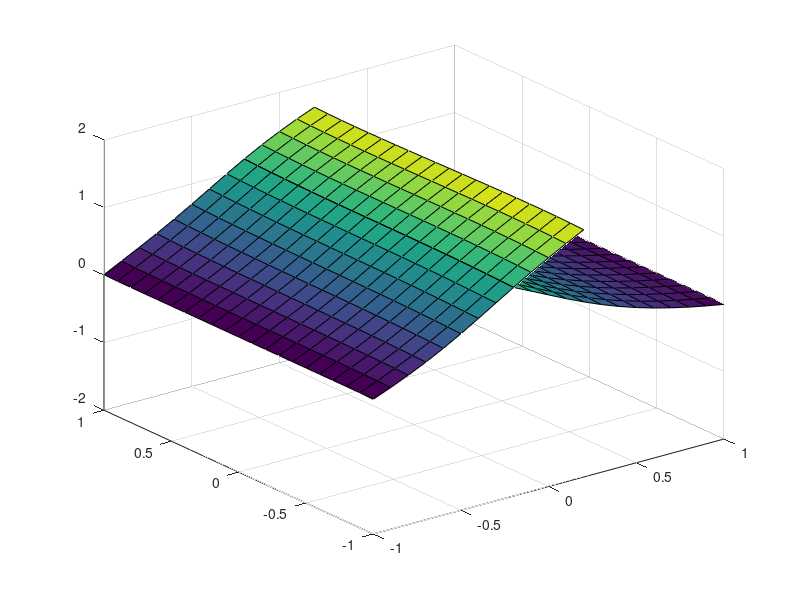

This chart was generated by the following MATLAB code:
%% Movies
% This run file creates movies of the various experiments:
%  - 2D course discretization in y, cycle of u1 and u2
%  - 2D damped diffusivity, cycle of u1 and u2
%  - 2D perturbed Neumann BCs, cycle of u1 and u2
%  - 1D?

%% 2D, course y-discretization

% Grid
nx = 21; ny = 4;
a  =-0.2;
b  = 0.2;
x  = linspace(-1,1,nx)';
y  = linspace(-1,1,ny)';
h  = x(2) - x(1);
hy = y(2) - y(1);
dx = 1./h;
dy = 1./hy;
x1 = x(x<=b); b = x1(end);
x2 = x(x>=a); a = x2(1);
l1 = length(x1); l2 = length(x2);
ind1 = 1:l1; ind1 = ind1(abs(x1-a)<=(h+2*eps));
ind2 = 1:l2; ind2 = ind2(abs(x2-b)<=(h+2*eps));

% Diff. mat.
I1 = speye(l1); I1int = I1; I1int(1) = 0; I1int(end) = 0;
D1 = ones(l1,1);
D1 = dx^2 * [ D1, -2*D1, D1 ];
D1 = spdiags(D1,[-1,0,1],l1,l1);
I2 = speye(l2); I2int = I2; I2int(1) = 0; I2int(end) = 0;
D2 = ones(l2,1);
D2 = dx^2 * [ D2, -2*D2, D2 ];
D2 = spdiags(D2,[-1,0,1],l2,l2);

II = speye(ny); IIint = II; IIint(1) = 0; IIint(end) = 0;
DD = ones(ny,1);
DD = dy^2 * [ DD, -2*DD, DD ];
DD = spdiags(DD,[-1,0,1],ny,ny);

% BC parameters
a1 = 0; b1 = 1;
a2 = 0; b2 = 1;
c1 = 0; d1 = 1; BC1 = sparse([1,1,1],ind1,[-c1*dx, d1, c1*dx],1,l1);
c2 = 0; d2 = 1; BC2 = sparse([1,1,1],ind2,[-c2*dx, d2, c2*dx],1,l2);
BCL= zeros(1,ny-2);
BCR= zeros(1,ny-2);

% Jacobian BCs
J1BC = sparse([1,1,1,2,2,2],[1,2,3,l1-2,l1-1,l1],...
    [-3*a1/(2*h) + b1,4*a1/(2*h),-a1/(2*h),c1/(2*h),-4*c1/(2*h),3*c1/(2*h)+d1],2,l1);
J2BC = sparse([1,1,1,2,2,2],[1,2,3,l2-2,l2-1,l2],...
    [-3*c2/(2*h) + d2,4*c2/(2*h),-c2/(2*h),a2/(2*h),-4*a2/(2*h),3*a2/(2*h)+b2],2,l2);
DDBC = [II(1,:) ; II(end,:)]; % Dirichlet BCs in y
D1 = [J1BC(1,:) ; D1(2:end-1,:) ; J1BC(2,:)];
D2 = [J2BC(1,:) ; D2(2:end-1,:) ; J2BC(2,:)];
DD = [DDBC(1,:) ; DD(2:end-1,:) ; DDBC(2,:)];

% Laplacian
Lap1 = kron(IIint,D1) + kron(DD,I1int) + kron((II-IIint)*DD,I1-I1int);
Lap2 = kron(IIint,D2) + kron(DD,I2int) + kron((II-IIint)*DD,I2-I2int);
ind1x= kron(IIint,I1-I1int)* ones(ny*l1,1) == 1;
ind1y= kron(II-IIint,   I1)* ones(ny*l1,1) == 1;
ind2x= kron(IIint,I2-I2int)* ones(ny*l2,1) == 1;
ind2y= kron(II-IIint,   I2)* ones(ny*l2,1) == 1;

% Problem parameters
C = 7.70315;
F = @(x) sin(C*x);
Fp= @(x) C*cos(C*x);
fx  = -16.6382*ones(1,ny-2);
gam = zeros(1,64);
nonlinsolves = 10;
stab= 50;

Frames(64) = struct('cdata',[],'colormap',[]);

u1 = zeros(l1,ny);
u2 = zeros(l2,ny);
u2b= fx;
u2bold = u2b;
for iter = 1:(stab+64)
    % Step 1: solve u in first domain
    for i = 1:nonlinsolves
        J1        = Fp(u1(:));
        J1(ind1x) = 0; J1(ind1y) = 0;
        J1        = Lap1 - spdiags(J1,0,l1*ny,l1*ny);
        F1        = Lap1*u1(:) - F(u1(:));
        BCy1      =(DDBC * u1')';
        BCx1      = J1BC * u1(:,2:end-1) - [ BCL ; u2b ];
        F1(ind1x) = BCx1(:); F1(ind1y) = BCy1(:);
        u1(:)     = u1(:) - J1 \ F1;
    end
    u1a= BC1 * u1; u1a = u1a(2:end-1);

    % Step 2: solve u in second domain
    for i = 1:nonlinsolves
        J2        = Fp(u2(:));
        J2(ind2x) = 0; J2(ind2y) = 0;
        J2        = Lap2 - spdiags(J2,0,l2*ny,l2*ny);
        F2        = Lap2*u2(:) - F(u2(:));
        BCy2      =(DDBC * u2')';
        BCx2      = J2BC * u2(:,2:end-1) - [ u1a ; BCR ];
        F2(ind2x) = BCx2(:); F2(ind2y) = BCy2(:);
        u2(:)     = u2(:) - J2 \ F2;
    end
    u2b = BC2 * u2; u2b = u2b(2:end-1);

    % Preconditioning with Newton
    % Step 3: solve g in first domain
    dF1= Fp(u1(:)); dF1(ind1x) = 0; dF1(ind1y) = 0;
    dF1= Lap1 - spdiags(dF1,0,l1*ny,l1*ny);
    g1 = dF1 \ kron(IIint,[ zeros(l1-1,1); 1]);
    g1a= kron(IIint,BC1) * g1;

    % Step 4: solve g in second domain
    dF2= Fp(u2(:)); dF2(ind2x) = 0; dF2(ind2y) = 0;
    dF2= Lap2 - spdiags(dF2,0,l2*ny,l2*ny);
    g2 = dF2 \ kron(IIint,[ 1; zeros(l2-1,1)]);
    g2b= kron(IIint,BC2) * g2; g2b = g2b * g1a - II; g2b = g2b(2:end-1,2:end-1);

    % Step 5: update u2b
    u2b = u2bold - ( g2b \ (u2b' - u2bold') )';
    u2bold= u2b;

    if iter > stab
        gam(1,iter-stab) = norm(u2b);
%             gam(k,iter-stab) = u2b(1);

        surf(x1,y,u1')
        hold on
        surf(x2,y,u2')
        hold off
        axis([-1,1,-1,1,-20,20])
        drawnow
        Frames(iter-stab) = getframe;
    end

end

%% 2D, damped diffusivity

% Grid
nx = 21; ny = nx;
a  =-0.2;
b  = 0.2;
x  = linspace(-1,1,nx)';
y  = linspace(-1,1,ny)';
h  = x(2) - x(1);
hy = y(2) - y(1);
dx = 1./h;
dy = 1./hy;
x1 = x(x<=b); b = x1(end);
x2 = x(x>=a); a = x2(1);
l1 = length(x1); l2 = length(x2);
ind1 = 1:l1; ind1 = ind1(abs(x1-a)<=(h+2*eps));
ind2 = 1:l2; ind2 = ind2(abs(x2-b)<=(h+2*eps));

% Diff. mat.
I1 = speye(l1); I1int = I1; I1int(1) = 0; I1int(end) = 0;
D1 = ones(l1,1);
D1 = dx^2 * [ D1, -2*D1, D1 ];
D1 = spdiags(D1,[-1,0,1],l1,l1);
I2 = speye(l2); I2int = I2; I2int(1) = 0; I2int(end) = 0;
D2 = ones(l2,1);
D2 = dx^2 * [ D2, -2*D2, D2 ];
D2 = spdiags(D2,[-1,0,1],l2,l2);

epsilon = 1e-5;
II = speye(ny); IIint = II; IIint(1) = 0; IIint(end) = 0;
DD = epsilon * ones(ny,1); % perturbed y derivatives
DD = dy^2 * [ DD, -2*DD, DD ];
DD = spdiags(DD,[-1,0,1],ny,ny);

% BC parameters
a1 = 0; b1 = 1;
a2 = 0; b2 = 1;
c1 = 0; d1 = 1; BC1 = sparse([1,1,1],ind1,[-c1*dx, d1, c1*dx],1,l1);
c2 = 0; d2 = 1; BC2 = sparse([1,1,1],ind2,[-c2*dx, d2, c2*dx],1,l2);
BCL= zeros(1,ny-2);
BCR= zeros(1,ny-2);

% Jacobian BCs
J1BC = sparse([1,1,1,2,2,2],[1,2,3,l1-2,l1-1,l1],...
    [-3*a1/(2*h) + b1,4*a1/(2*h),-a1/(2*h),c1/(2*h),-4*c1/(2*h),3*c1/(2*h)+d1],2,l1);
J2BC = sparse([1,1,1,2,2,2],[1,2,3,l2-2,l2-1,l2],...
    [-3*c2/(2*h) + d2,4*c2/(2*h),-c2/(2*h),a2/(2*h),-4*a2/(2*h),3*a2/(2*h)+b2],2,l2);
DDBC = [II(1,:) ; II(end,:)]; % Dirichlet BCs in y
D1 = [J1BC(1,:) ; D1(2:end-1,:) ; J1BC(2,:)];
D2 = [J2BC(1,:) ; D2(2:end-1,:) ; J2BC(2,:)];
DD = [DDBC(1,:) ; DD(2:end-1,:) ; DDBC(2,:)];

% Laplacian
Lap1 = kron(IIint,D1) + kron(DD,I1int) + kron((II-IIint)*DD,I1-I1int);
Lap2 = kron(IIint,D2) + kron(DD,I2int) + kron((II-IIint)*DD,I2-I2int);
ind1x= kron(IIint,I1-I1int)* ones(ny*l1,1) == 1;
ind1y= kron(II-IIint,   I1)* ones(ny*l1,1) == 1;
ind2x= kron(IIint,I2-I2int)* ones(ny*l2,1) == 1;
ind2y= kron(II-IIint,   I2)* ones(ny*l2,1) == 1;

% Problem parameters
C = 3.6;
F = @(x) sin(C*x);
Fp= @(x) C*cos(C*x);
fx  = -1.65*ones(1,ny-2);
gam = zeros(1,64);
nonlinsolves = 10;
stab= 50;

Frames(64) = struct('cdata',[],'colormap',[]);

u1 = zeros(l1,ny);
u2 = zeros(l2,ny);
u2b= fx;
u2bold = u2b;
for iter = 1:(stab+64)
    % Step 1: solve u in first domain
    for i = 1:nonlinsolves
        J1        = Fp(u1(:));
        J1(ind1x) = 0; J1(ind1y) = 0;
        J1        = Lap1 - spdiags(J1,0,l1*ny,l1*ny);
        F1        = Lap1*u1(:) - F(u1(:));
        BCy1      =(DDBC * u1')';
        BCx1      = J1BC * u1(:,2:end-1) - [ BCL ; u2b ];
        F1(ind1x) = BCx1(:); F1(ind1y) = BCy1(:);
        u1(:)     = u1(:) - J1 \ F1;
    end
    u1a= BC1 * u1; u1a = u1a(2:end-1);

    % Step 2: solve u in second domain
    for i = 1:nonlinsolves
        J2        = Fp(u2(:));
        J2(ind2x) = 0; J2(ind2y) = 0;
        J2        = Lap2 - spdiags(J2,0,l2*ny,l2*ny);
        F2        = Lap2*u2(:) - F(u2(:));
        BCy2      =(DDBC * u2')';
        BCx2      = J2BC * u2(:,2:end-1) - [ u1a ; BCR ];
        F2(ind2x) = BCx2(:); F2(ind2y) = BCy2(:);
        u2(:)     = u2(:) - J2 \ F2;
    end
    u2b = BC2 * u2; u2b = u2b(2:end-1);

    % Preconditioning with Newton
    % Step 3: solve g in first domain
    dF1= Fp(u1(:)); dF1(ind1x) = 0; dF1(ind1y) = 0;
    dF1= Lap1 - spdiags(dF1,0,l1*ny,l1*ny);
    g1 = dF1 \ kron(IIint,[ zeros(l1-1,1); 1]);
    g1a= kron(IIint,BC1) * g1;

    % Step 4: solve g in second domain
    dF2= Fp(u2(:)); dF2(ind2x) = 0; dF2(ind2y) = 0;
    dF2= Lap2 - spdiags(dF2,0,l2*ny,l2*ny);
    g2 = dF2 \ kron(IIint,[ 1; zeros(l2-1,1)]);
    g2b= kron(IIint,BC2) * g2; g2b = g2b * g1a - II; g2b = g2b(2:end-1,2:end-1);

    % Step 5: update u2b
    u2b = u2bold - ( g2b \ (u2b' - u2bold') )';
    u2bold= u2b;

    if iter > stab
        gam(1,iter-stab) = norm(u2b);
%             gam(k,iter-stab) = u2b(1);

        surf(x1,y,u1')
        hold on
        surf(x2,y,u2')
        hold off
        axis([-1,1,-1,1,-2,2])
        drawnow
        Frames(iter-stab) = getframe;
    end

end

%% 2D, perturbed Neumann BCs

% Grid
nx = 21; ny = nx;
a  =-0.2;
b  = 0.2;
x  = linspace(-1,1,nx)';
y  = linspace(-1,1,ny)';
h  = x(2) - x(1);
hy = y(2) - y(1);
dx = 1./h;
dy = 1./hy;
x1 = x(x<=b); b = x1(end);
x2 = x(x>=a); a = x2(1);
l1 = length(x1); l2 = length(x2);
ind1 = 1:l1; ind1 = ind1(abs(x1-a)<=(h+2*eps));
ind2 = 1:l2; ind2 = ind2(abs(x2-b)<=(h+2*eps));

% Diff. mat.
I1 = speye(l1); I1int = I1; I1int(1) = 0; I1int(end) = 0;
D1 = ones(l1,1);
D1 = dx^2 * [ D1, -2*D1, D1 ];
D1 = spdiags(D1,[-1,0,1],l1,l1);
I2 = speye(l2); I2int = I2; I2int(1) = 0; I2int(end) = 0;
D2 = ones(l2,1);
D2 = dx^2 * [ D2, -2*D2, D2 ];
D2 = spdiags(D2,[-1,0,1],l2,l2);

pert = 1e-1;
II = speye(ny); IIint = II; IIint(1) = 0; IIint(end) = 0;
DD = ones(ny,1);
DD = dy^2 * [ DD, -2*DD, DD ];
DD = spdiags(DD,[-1,0,1],ny,ny);

% BC parameters
a1 = 0; b1 = 1;
a2 = 0; b2 = 1;
c1 = 0; d1 = 1; BC1 = sparse([1,1,1],ind1,[-c1*dx, d1, c1*dx],1,l1);
c2 = 0; d2 = 1; BC2 = sparse([1,1,1],ind2,[-c2*dx, d2, c2*dx],1,l2);
BCL= zeros(1,ny-2);
BCR= zeros(1,ny-2);

% Jacobian BCs
J1BC = sparse([1,1,1,2,2,2],[1,2,3,l1-2,l1-1,l1],...
    [-3*a1/(2*h) + b1,4*a1/(2*h),-a1/(2*h),c1/(2*h),-4*c1/(2*h),3*c1/(2*h)+d1],2,l1);
J2BC = sparse([1,1,1,2,2,2],[1,2,3,l2-2,l2-1,l2],...
    [-3*c2/(2*h) + d2,4*c2/(2*h),-c2/(2*h),a2/(2*h),-4*a2/(2*h),3*a2/(2*h)+b2],2,l2);
DDBC = sparse([1,1,1,2,2,2],[1,2,3,nx-2,nx-1,nx],...
    0.5 * dx * [-3, 4, -1, 1, -4, 3],2,nx);
D1 = [J1BC(1,:) ; D1(2:end-1,:) ; J1BC(2,:)];
D2 = [J2BC(1,:) ; D2(2:end-1,:) ; J2BC(2,:)];
DD = [DDBC(1,:) ; DD(2:end-1,:) ; DDBC(2,:)];

% Laplacian
Lap1 = kron(IIint,D1) + kron(DD,I1int) + kron((II-IIint)*DD,I1-I1int);
Lap2 = kron(IIint,D2) + kron(DD,I2int) + kron((II-IIint)*DD,I2-I2int);
ind1x= kron(IIint,I1-I1int)* ones(ny*l1,1) == 1;
ind1y= kron(II-IIint,   I1)* ones(ny*l1,1) == 1;
ind2x= kron(IIint,I2-I2int)* ones(ny*l2,1) == 1;
ind2y= kron(II-IIint,   I2)* ones(ny*l2,1) == 1;

% Problem parameters
C = 3.6;
F = @(x) sin(C*x);
Fp= @(x) C*cos(C*x);
fx  = -1.65*ones(1,ny-2);
gam = zeros(1,64);
nonlinsolves = 10;
stab= 0;

Frames(64) = struct('cdata',[],'colormap',[]);

u1 = zeros(l1,ny);
u2 = zeros(l2,ny);
u2b= fx;
u2bold = u2b;
for iter = 1:(stab+64)
    % Step 1: solve u in first domain
    for i = 1:nonlinsolves
        J1        = Fp(u1(:));
        J1(ind1x) = 0; J1(ind1y) = 0;
        J1        = Lap1 - spdiags(J1,0,l1*ny,l1*ny);
        F1        = Lap1*u1(:) - F(u1(:));
        BCy1      =(DDBC * u1'- pert)';
        BCx1      = J1BC * u1(:,2:end-1) - [ BCL ; u2b ];
        F1(ind1x) = BCx1(:); F1(ind1y) = BCy1(:);
        u1(:)     = u1(:) - J1 \ F1;
    end
    u1a= BC1 * u1; u1a = u1a(2:end-1);

    % Step 2: solve u in second domain
    for i = 1:nonlinsolves
        J2        = Fp(u2(:));
        J2(ind2x) = 0; J2(ind2y) = 0;
        J2        = Lap2 - spdiags(J2,0,l2*ny,l2*ny);
        F2        = Lap2*u2(:) - F(u2(:));
        BCy2      =(DDBC * u2' - pert)';
        BCx2      = J2BC * u2(:,2:end-1) - [ u1a ; BCR ];
        F2(ind2x) = BCx2(:); F2(ind2y) = BCy2(:);
        u2(:)     = u2(:) - J2 \ F2;
    end
    u2b = BC2 * u2; u2b = u2b(2:end-1);

    % Preconditioning with Newton
    % Step 3: solve g in first domain
    dF1= Fp(u1(:)); dF1(ind1x) = 0; dF1(ind1y) = 0;
    dF1= Lap1 - spdiags(dF1,0,l1*ny,l1*ny);
    g1 = dF1 \ kron(IIint,[ zeros(l1-1,1); 1]);
    g1a= kron(IIint,BC1) * g1;

    % Step 4: solve g in second domain
    dF2= Fp(u2(:)); dF2(ind2x) = 0; dF2(ind2y) = 0;
    dF2= Lap2 - spdiags(dF2,0,l2*ny,l2*ny);
    g2 = dF2 \ kron(IIint,[ 1; zeros(l2-1,1)]);
    g2b= kron(IIint,BC2) * g2; g2b = g2b * g1a - II; g2b = g2b(2:end-1,2:end-1);

    % Step 5: update u2b
    u2b = u2bold - ( g2b \ (u2b' - u2bold') )';
    u2bold= u2b;

    if iter > stab
        gam(1,iter-stab) = norm(u2b);
%             gam(k,iter-stab) = u2b(1);

        surf(x1,y,u1')
        hold on
        surf(x2,y,u2')
        hold off
        axis([-1,1,-1,1,-2,2])
        drawnow
        Frames(iter-stab) = getframe;
    end

end

%% Play movie
movie(Frames,1,5)